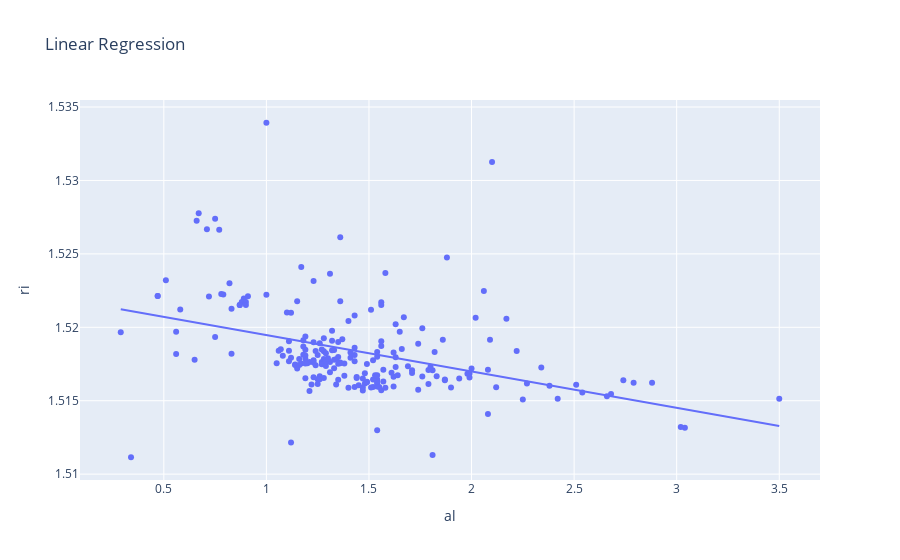

The notebook cell saved with this chart:
### Code cell
# same, but with plotly
import plotly.express as px

fig = px.scatter(
    glass_df,
    x='al', y='ri',
    title='Linear Regression',
    trendline='ols',  # Ordinary Least Squares
)

fig.show()

### Figure 1 — Plotly figure (JSON) as saved in the notebook; plotly's stock layout.template omitted (floating-point values rounded to 4 significant figures; data arrays with more than 128 entries replaced by an {"elided": "..."} marker saying what was removed)
{"data": [{"hovertemplate": "al=%{x}<br>ri=%{y}<extra></extra>", "legendgroup": "", "marker": {"color": "#636efa", "symbol": "circle"}, "mode": "markers", "name": "", "orientation": "v", "showlegend": false, "type": "scatter", "x": {"elided": "214 float values"}, "xaxis": "x", "y": {"elided": "214 float values"}, "yaxis": "y"}, {"hovertemplate": "<b>OLS trendline</b><br>ri = -0.00247761 * al + 1.52195<br>R<sup>2</sup>=0.165914<br><br>al=%{x}<br>ri=%{y} <b>(trend)</b><extra></extra>", "legendgroup": "", "marker": {"color": "#636efa", "symbol": "circle"}, "mode": "lines", "name": "", "showlegend": false, "type": "scatter", "x": {"elided": "214 float values"}, "xaxis": "x", "y": {"elided": "214 float values"}, "yaxis": "y"}], "layout": {"legend": {"tracegroupgap": 0}, "title": {"text": "Linear Regression"}, "xaxis": {"anchor": "y", "domain": [0, 1], "title": {"text": "al"}}, "yaxis": {"anchor": "x", "domain": [0, 1], "title": {"text": "ri"}}}}
